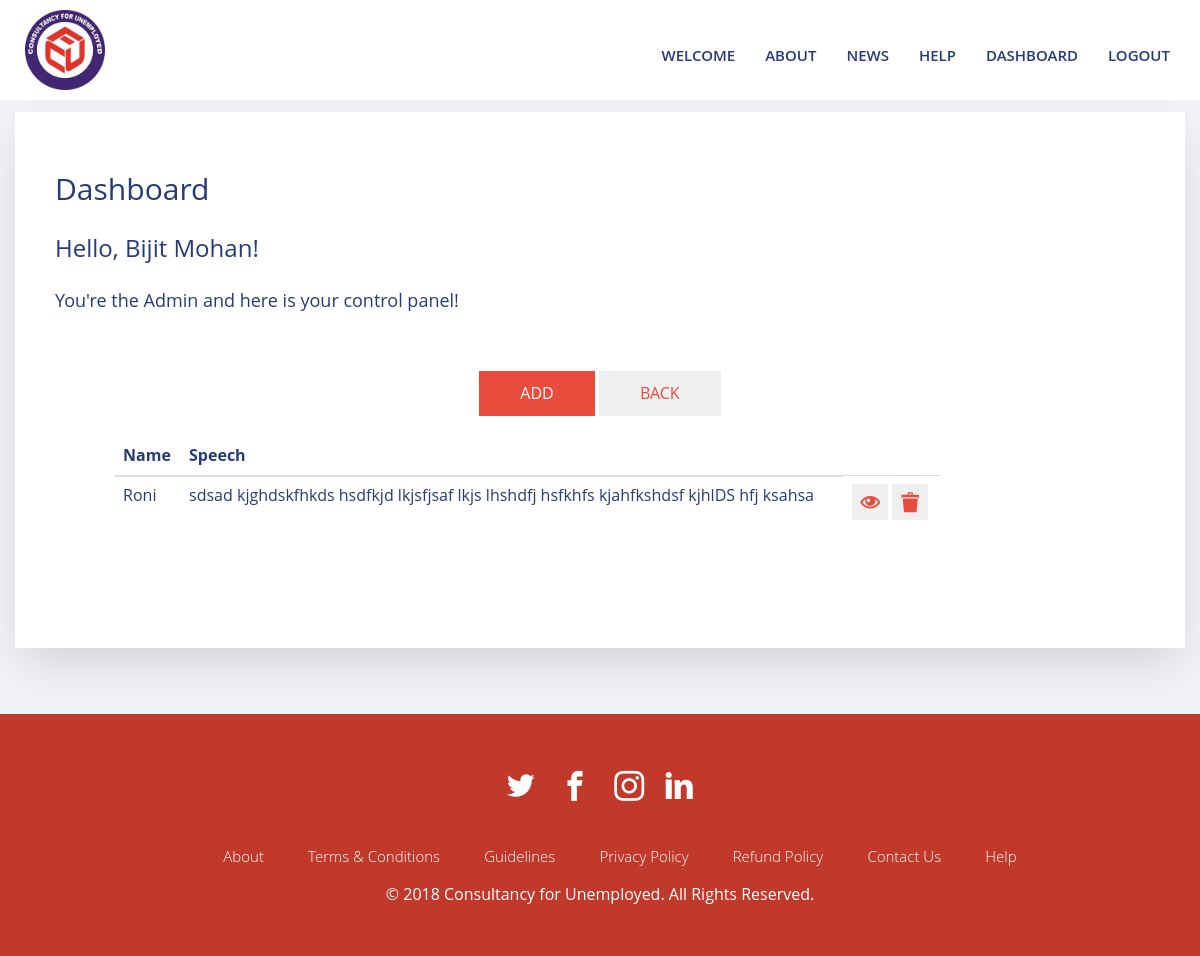
Page /admin_placed_view.php (signed in) on the committed database.
### tables this page shows
CREATE TABLE `users` (
  `user_id` int(11) NOT NULL,
  `user_type` varchar(100) NOT NULL,
  `fname` varchar(50) NOT NULL,
  `lname` varchar(50) NOT NULL,
  `ftname` varchar(50) NOT NULL,
  `email` varchar(200) NOT NULL,
  `phone` varchar(12) NOT NULL,
  `dob` date NOT NULL,
  `status` varchar(20) NOT NULL,
  `religion` varchar(20) NOT NULL,
  `caste` varchar(20) NOT NULL,
  `nationality` varchar(20) NOT NULL,
  `join_date` date NOT NULL,
  `password` varchar(500) NOT NULL,
  `gender` varchar(10) NOT NULL,
  `address` varchar(500) NOT NULL,
  `city` varchar(80) NOT NULL,
  `state` varchar(50) NOT NULL,
  `country` varchar(10) NOT NULL,
  `photo` varchar(200) NOT NULL,
  `exp` varchar(50) NOT NULL,
  `lang` varchar(100) NOT NULL,
  `terms` varchar(10) NOT NULL,
  `cv` varchar(200) NOT NULL,
  `reg_pay_status` varchar(50) NOT NULL,
  `reg_pay_txn` varchar(200) NOT NULL,
  `fin_pay_status` varchar(50) NOT NULL,
  `fin_pay_txn` varchar(200) NOT NULL
);

CREATE TABLE `placed` (
  `c_id` int(11) NOT NULL,
  `name` varchar(50) NOT NULL,
  `speech` longtext NOT NULL,
  `photo` varchar(200) NOT NULL
);

### admin_placed_view.php (the view, shortened to what this page needs)
<?php
include('db.php');
include('nav.php');
if(isset($_SESSION['user_id'])){
  $allusers = "SELECT * FROM placed ORDER BY name";
    $result1 = mysqli_query($conn,$allusers) or die(mysqli_error($conn));
    $now = $_SESSION['user_id'];
  $profile_name = "SELECT * FROM users WHERE user_id='$now' AND user_type= 'admin'";
    $result2 = mysqli_query($conn,$profile_name) or die(mysqli_error($conn));
     $rows2 = mysqli_fetch_array($result2);
?>
    <section class="my-top-section probootstrap-bg-light" >
      <div class="container">
        <div class="row">
          <div class="col-md-12 probootstrap-form">
            <h2> Dashboard</h2>
            <h3> Hello, <?php echo $rows2['fname'],' ',$rows2['lname']  ; ?>!</h3>
            <h4> You're the Admin and here is your control panel!</h4>
      <div class="container">
        <div class="row">
          <div class="col-md-12">
            <div class="probootstrap-service-item ">
                    <div style="text-align:center;padding-bottom:20px">
    <a href="admin_placed_plus.php"><button  class="btn btn-primary">ADD</button></a>
       <a href="admin_dash.php"><button  class="btn ">BACK</button></a>
      </div>
                    <div class="table-responsive my-auto-table">
      <table class="table" style="width: 85%; ">
                <thead>
			<tr>
				<th>Name</th>
				<th>Speech</th>
			</tr>
		</thead>
		<tbody>
		<?php
		while ($rows1 = mysqli_fetch_array($result1)){
			echo '<tr>
					<td>'.$rows1['name'].'</td>
					<td>'.$rows1['speech'].'</td>
                    <td ><a href="index.php" ><button class="icon-eye2" style="border:none; font-size: 20px; padding: 8px"></button></a>
					 <a href="delete.php?placed_id='.$rows1['c_id'].'" ><button class="icon-bin2" style="border:none; font-size: 20px; padding: 8px"></button></a></td>
				</tr>';
		}
            ?>
            	</tbody>
      </table>
    </div>
            </div>
          </div>
        </div>
      </div>
          </div>
        </div>
      </div>
    </section>
    <?php
}else{
    http_response_code(404);
    include('403forbidden.php');
}
include('footer.php');
?>

### css/mystyle.css (style rules this page uses)
.my-top-section { position: relative; background: #f1f2f6; padding: 7em 0 1em 0; }
.my-auto-table { height: 500px auto; overflow-y: auto; }

### rows in the picture
users: fname "Bijit", lname "Mohan"
placed: name "Roni", speech "sdsad kjghdskfhkds hsdfkjd lkjsfjsaf lkjs lhshdfj hsfkhfs kjahfkshdsf kjhlDS hfj ksahsa"
